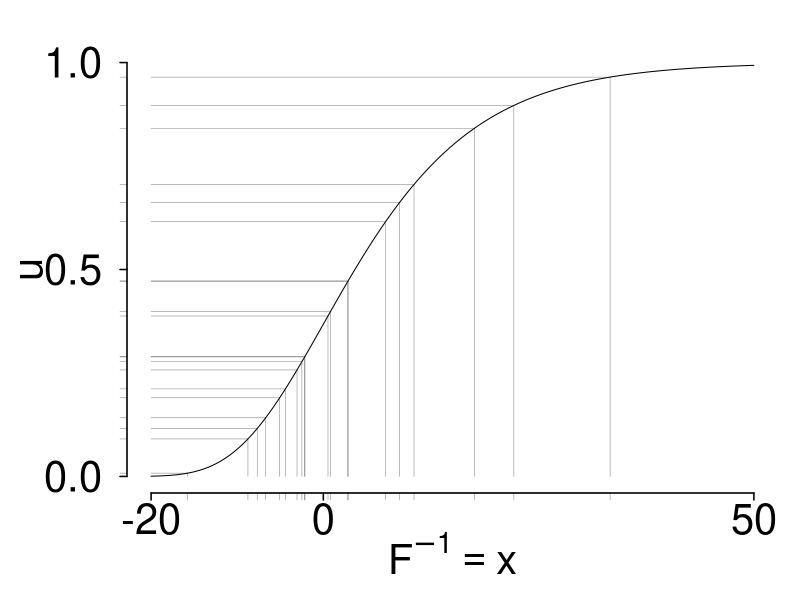

Source code (R): (Note: this script raises an error after producing the figure.)
#
# title     : plotInverseTransformSampling.R
# purpose   : R script to create an illustration of sampling an univariate
#           : distribution using the inverse transform sampling method.
#           : The figures appear in the Appendix associated with chapter 5,
#           : though it is also referred in Chapter 3.
#           : The density is a Gumbel distribution.
# author    : WD41, LRS/EPFL/PSI
# date      : Sept. 2017
#
# Custom function -------------------------------------------------------------
# Gumbel Distribution
gumbel_density <- function(x, loc, scl)
{
  z <- (x - loc) / scl
  return(1/scl * exp(-1 * (z + exp(-1 * z))))
}

gumbel_quantile <- function(x, loc, scl)
{
  return(loc - scl * log(log(1/x)))
}

gumbel_cdf <- function(x, loc, scl)
{
  return(exp(-1 * exp(-1 * (x-loc)/scl)))
}

# Global variables ------------------------------------------------------------
otpfullnames <- c("./figures/plotInverseTransformSampling_1.pdf",
                  "./figures/plotInverseTransformSampling_2.pdf")

# Graphic Parameters
fig_size <- c(6, 6)                 # width, height
margin <- c(5.25, 6.25, 2.2, 1) + 0.1   # canvas margin (bot, left, top, right)
cex_axis <- 2.5     # Axis marker size
cex_lab  <- 2.5     # Axis label size
cex_main <- 3.0     # Main title size
cex_ann  <- 2.0     # Annotation text
tck_len  <- -0.35   # Tick length
leg_cex <- 2.0      # Legend size
cex_lab_shift <- 1.25   # Shift of the axis label from the axis
cex_ttl_shift <- 3.25   # Shift of the axis title from the axis


# Setup the case --------------------------------------------------------------
set.seed(39432)
n_samples <- 1000
x <- runif(n_samples)
loc <- 0
scl <- 10
y_select <- sample(x, 20, replace = F)
x_select <- gumbel_quantile(y_select, loc = loc, scl = scl)

# Make Plot 1, Quantile Sampling ------------
pdf(otpfullnames[1], family = "CM Roman",
    width = fig_size[1], height = fig_size[2])
par(mfrow = c(1, 1), mar = margin, las = 1, oma = c(0, 0, 0, 0), bty = "l")

plot(0, 0, type = "n",
     xlim = c(-20, 50), ylim = c(0, 1),
     axes = FALSE,
     ylab = "", xlab = "",
     xaxt = "n", yaxt = "n")

lines(seq(-20, 50, by = 0.1), gumbel_cdf(seq(-20, 50, by = 0.1), 0, 10),
      ylim = c(0, 1.))

# Put the lines between axis
for (x_loc in x_select)
{
  lines(c(x_loc, x_loc), c(0, gumbel_cdf(x_loc, loc, scl)),
        lwd = 0.5,
        col = rgb(0, 0, 0, 0.5))
  lines(c(-20, x_loc),
        c(gumbel_cdf(x_loc, loc, scl), gumbel_cdf(x_loc, loc, scl)),
        lwd = 0.5, col = rgb(0, 0, 0, 0.5))
}

# Set Axis, Ticks and Labels
# x-axis
axis(side = 1, lwd = 1.5,
     at = c(-20, 0, 50),
     mgp = c(3, cex_lab_shift, 0),
     tcl = tck_len, cex.axis = cex_axis)
axis(side = 1, lwd = 0.5,
     col = rgb(0, 0, 0, 0.5),
     at = x_select,
     tcl = tck_len,
     labels = FALSE)
title(xlab = expression(F^-1 == x),
      mgp = c(cex_ttl_shift, 0, 0), cex.lab = cex_lab)
# y-axis
axis(side = 2, lwd = 1.5,
     at = c(0, 0.5, 1.0),
     mgp = c(3, cex_lab_shift, 0),
     tcl = tck_len,
     cex.axis = cex_axis)
axis(side = 2, lwd = 0.5,
     col = rgb(0, 0, 0, 0.5),
     at = y_select,
     tcl = tck_len,
     cex.axis = cex_axis,
     labels = FALSE)
title(ylab = expression(u),
      mgp = c(cex_ttl_shift + 0.75, 0, 0),
      cex.lab = cex_lab)

# Save the plot
dev.off()
embed_fonts(otpfullnames[1], outfile = otpfullnames[1])

# Make Plot 2 -------------
pdf(otpfullnames[2], family = "CM Roman",
    width = fig_size[1], height = fig_size[2])
par(mfrow = c(1, 1), mar = margin, las = 1, oma = c(0, 0, 0, 0), bty = "l")

plot(0, 0, type = "n",
     xlim = c(-20, 50), ylim = c(0, 200),
     axes = FALSE,
     ylab = "", xlab = "",
     xaxt = "n", yaxt = "n")

# Put the histogram
rest <- hist(gumbel_quantile(x, loc, scl), freq = T, add = T, breaks = 20)

# Plot the analytical marginal
lines(seq(-20, 50, by = 0.01),
      gumbel_density(seq(-20, 50, by = 0.01), loc, scl) / max(gumbel_density(seq(-20, 50, by = 0.01), loc, scl)) * max(rest$counts), lwd = 1.0)

# Set Axis, Ticks and Labels
# x-axis
axis(side = 1, lwd = 1.5,
     at = c(-20, 0, 50),
     mgp = c(3, cex_lab_shift, 0),
     tcl = tck_len, cex.axis = cex_axis)
title(xlab = expression(x),
      mgp = c(cex_ttl_shift, 0, 0), cex.lab = cex_lab)
# y-axis
axis(side = 2, lwd = 1.5,
     at = c(0, 200),
     mgp = c(3, cex_lab_shift, 0),
     tcl = tck_len,
     cex.axis = cex_axis)
title(ylab = "Frequency [-]",
      mgp = c(cex_ttl_shift - 0.35, 0, 0),
      cex.lab = cex_lab)

# Save the plot
dev.off()
embed_fonts(otpfullnames[2], outfile = otpfullnames[2])